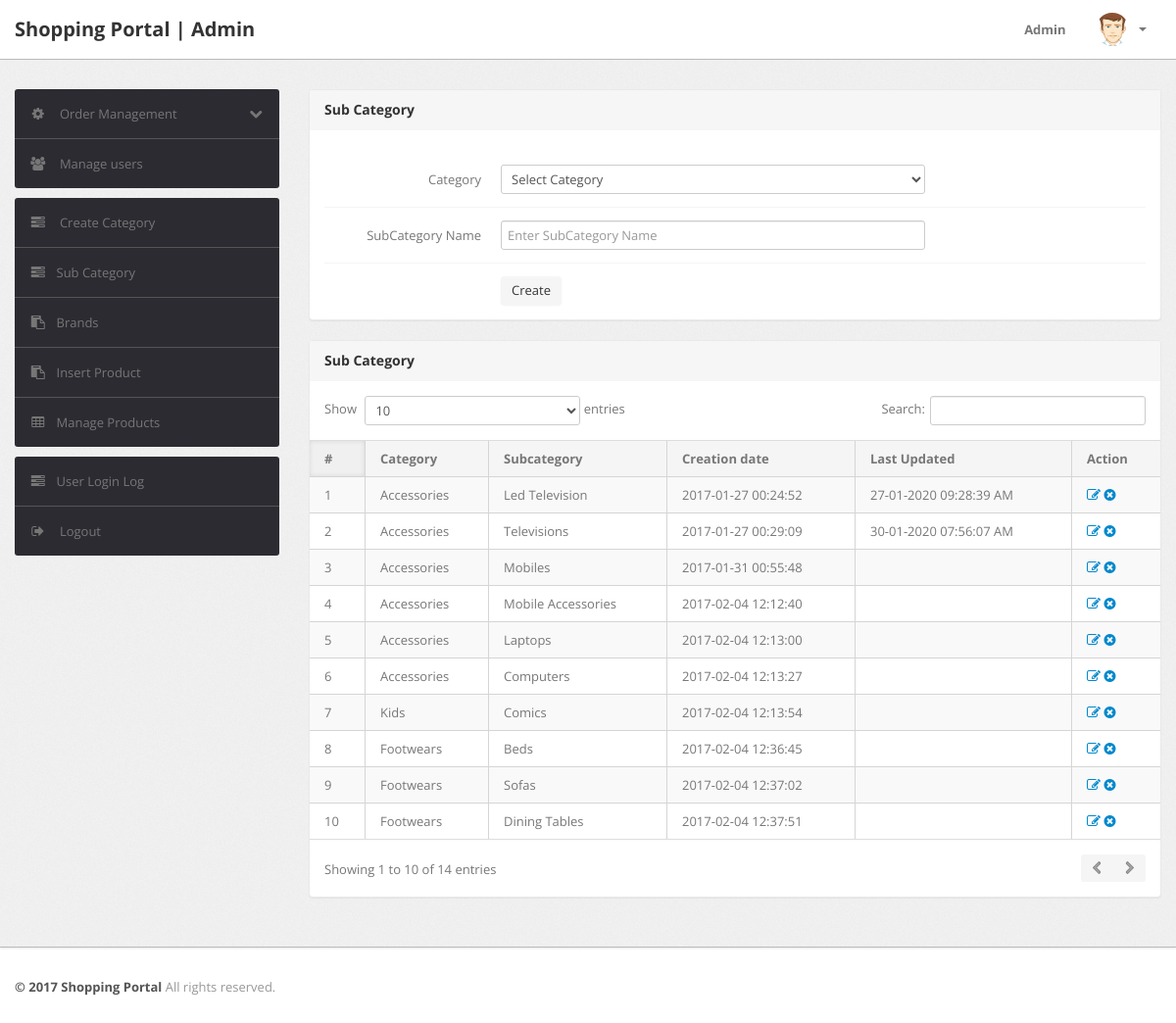
Page /admin/subcategory.php (signed in) on the committed database.
### tables this page shows
CREATE TABLE IF NOT EXISTS `subcategory` (
  `id` int(11) NOT NULL AUTO_INCREMENT,
  `categoryid` int(11) DEFAULT NULL,
  `subcategoryName` varchar(255) DEFAULT NULL,
  `creationDate` timestamp NULL DEFAULT CURRENT_TIMESTAMP,
  `updationDate` varchar(255) DEFAULT NULL,
  PRIMARY KEY (`id`)
);

CREATE TABLE IF NOT EXISTS `category` (
  `id` int(11) NOT NULL AUTO_INCREMENT,
  `categoryName` varchar(255) DEFAULT NULL,
  `categoryDescription` longtext,
  `creationDate` timestamp NOT NULL DEFAULT CURRENT_TIMESTAMP,
  `updationDate` varchar(255) DEFAULT NULL,
  PRIMARY KEY (`id`)
);

### admin/subcategory.php (the view, shortened to what this page needs)
<?php
include('include/config.php');
if(strlen($_SESSION['alogin'])==0)
	{
header('location:index.php');
}
else{
?>
<!DOCTYPE html>
<html lang="en">
<head>
	<link type="text/css" href="bootstrap/css/bootstrap.min.css" rel="stylesheet">
	<link type="text/css" href="bootstrap/css/bootstrap-responsive.min.css" rel="stylesheet">
	<link type="text/css" href="css/theme.css" rel="stylesheet">
	<link type="text/css" href="images/icons/css/font-awesome.css" rel="stylesheet">
</head>
<body>
<?php include('include/header.php');?>
	<div class="wrapper">
		<div class="container">
			<div class="row">
<?php include('include/sidebar.php');?>
			<div class="span9">
					<div class="content">
						<div class="module">
							<div class="module-head">
								<h3>Sub Category</h3>
							</div>
							<div class="module-body">
									<br />
			<form class="form-horizontal row-fluid" name="subcategory" method="post" >
<div class="control-group">
<label class="control-label" for="basicinput">Category</label>
<div class="controls">
<select name="category" class="span8 tip" required>
<option value="">Select Category</option>
</select>
</div>
</div>
<div class="control-group">
<label class="control-label" for="basicinput">SubCategory Name</label>
<div class="controls">
<input type="text" placeholder="Enter SubCategory Name"  name="subcategory" class="span8 tip" required>
</div>
</div>
	<div class="control-group">
											<div class="controls">
												<button type="submit" name="submit" class="btn">Create</button>
											</div>
										</div>
									</form>
							</div>
						</div>
	<div class="module">
							<div class="module-head">
								<h3>Sub Category</h3>
							</div>
							<div class="module-body table">
								<table cellpadding="0" cellspacing="0" border="0" class="datatable-1 table table-bordered table-striped	 display" width="100%">
									<thead>
										<tr>
											<th>#</th>
											<th>Category</th>
											<th>Subcategory</th>
											<th>Creation date</th>
											<th>Last Updated</th>
											<th>Action</th>
										</tr>
									</thead>
									<tbody>
<?php $query=mysqli_query($con,"select subcategory.id,category.categoryName,subcategory.subcategoryName,subcategory.creationDate,subcategory.updationDate from subcategory join category on category.id=subcategory.categoryid");
$cnt=1;
while($row=mysqli_fetch_array($query))
{
?>
										<tr>
											<td><?php echo htmlentities($cnt);?></td>
											<td><?php echo htmlentities($row['categoryName']);?></td>
											<td><?php echo htmlentities($row['subcategoryName']);?></td>
											<td> <?php echo htmlentities($row['creationDate']);?></td>
											<td><?php echo htmlentities($row['updationDate']);?></td>
											<td>
											<a href="edit-subcategory.php?id=<?php echo $row['id']?>" ><i class="icon-edit"></i></a>
											<a href="subcategory.php?id=<?php echo $row['id']?>&del=delete" onClick="return confirm('Are you sure you want to delete?')"><i class="icon-remove-sign"></i></a></td>
										</tr>
										<?php $cnt=$cnt+1; } ?>
								</table>
							</div>
						</div>
					</div>
				</div>
			</div>
		</div>
	</div>
<?php include('include/footer.php');?>
</body>
<?php } ?>

### rows in the picture
subcategory: categoryid.categoryName "Accessories", subcategoryName "Led Television", creationDate "2017-01-27 00:24:52", updationDate "27-01-2020 09:28:39 AM"
subcategory: categoryid.categoryName "Accessories", subcategoryName "Televisions", creationDate "2017-01-27 00:29:09", updationDate "30-01-2020 07:56:07 AM"
subcategory: categoryid.categoryName "Accessories", subcategoryName "Mobiles", creationDate "2017-01-31 00:55:48"
subcategory: categoryid.categoryName "Accessories", subcategoryName "Mobile Accessories", creationDate "2017-02-04 12:12:40"
subcategory: categoryid.categoryName "Accessories", subcategoryName "Laptops", creationDate "2017-02-04 12:13:00"
subcategory: categoryid.categoryName "Accessories", subcategoryName "Computers", creationDate "2017-02-04 12:13:27"
subcategory: categoryid.categoryName "Kids", subcategoryName "Comics", creationDate "2017-02-04 12:13:54"
subcategory: categoryid.categoryName "Footwears", subcategoryName "Beds", creationDate "2017-02-04 12:36:45"
subcategory: categoryid.categoryName "Footwears", subcategoryName "Sofas", creationDate "2017-02-04 12:37:02"
subcategory: categoryid.categoryName "Footwears", subcategoryName "Dining Tables", creationDate "2017-02-04 12:37:51"
